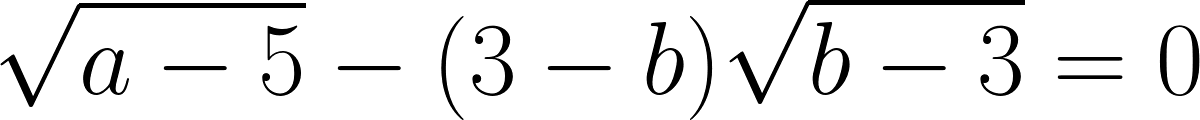
#> input picture test_pred.jpg, 1200 x 120 px
$ python -i image_utils.py   (imports and definitions only)
#> lines starting #> are read from the running program, lines starting #| are printed output that depends on the picture; after the words box and inside, x2 and y2 are one past the last pixel; in counts of white or black regions, pixels touching at a corner belong together
import PIL
from PIL import Image
import numpy as np


def crop_image(img, output_path, default_size=None):
#> called with img = '../../../test_pred.jpg', output_path = 'out.png'
    old_im = Image.open(img).convert('L')
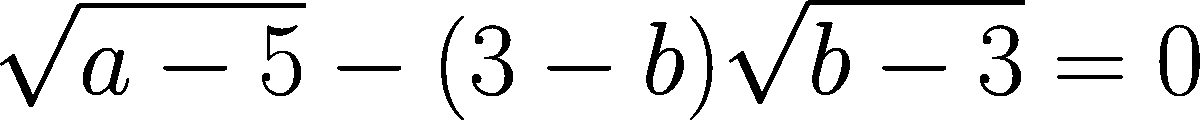
#> old_im: PIL image 1200x120 L; 90.9% white; 17 black regions, largest, box (x1, y1, x2, y2) and area: (0, 3, 306, 107) 2158, (729, 0, 1025, 104) 2108, (646, 22, 684, 95) 961
    img_data = np.asarray(old_im, dtype=np.uint8)  # height, width
    nnz_inds = np.where(img_data != 255)
#> nnz_inds = 13167 positions, rows 0 to 119, columns 0 to 1199
    if len(nnz_inds[0]) == 0:
        if not default_size:
            old_im.save(output_path)
            return False
        else:
            assert len(default_size) == 2, default_size
            x_min, y_min, x_max, y_max = 0, 0, default_size[0], default_size[1]
            old_im = old_im.crop((x_min, y_min, x_max + 1, y_max + 1))
            old_im.save(output_path)
            return False
    y_min = np.min(nnz_inds[0])
#> y_min = 0
    y_max = np.max(nnz_inds[0])
#> y_max = 119
    x_min = np.min(nnz_inds[1])
#> x_min = 0
    x_max = np.max(nnz_inds[1])
#> x_max = 1199
    old_im = old_im.crop((x_min, y_min, x_max + 1, y_max + 1))
    old_im.save(output_path)
    return True


# [47 lines left out: functions pad_group_image, pad_image, downsample_image, not called in this run]

>>> result = crop_image('../../../test_pred.jpg', 'out.png')
